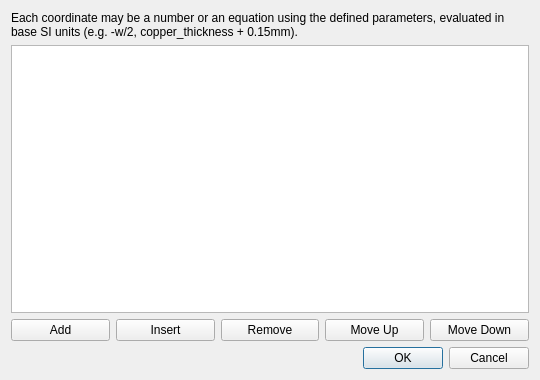
<?xml version="1.0" encoding="UTF-8"?>
<ui version="4.0">
 <class>PointsEditDialog</class>
 <widget class="QDialog" name="PointsEditDialog">
  <property name="windowModality">
   <enum>Qt::ApplicationModal</enum>
  </property>
  <property name="geometry">
   <rect>
    <x>0</x>
    <y>0</y>
    <width>540</width>
    <height>380</height>
   </rect>
  </property>
  <property name="windowTitle">
   <string>Edit Points</string>
  </property>
  <layout class="QVBoxLayout" name="verticalLayout">
   <item>
    <widget class="QLabel" name="hint">
     <property name="text">
      <string>Each coordinate may be a number or an equation using the defined parameters, evaluated in base SI units (e.g. -w/2, copper_thickness + 0.15mm).</string>
     </property>
     <property name="wordWrap">
      <bool>true</bool>
     </property>
    </widget>
   </item>
   <item>
    <widget class="QTableWidget" name="table">
     <property name="selectionBehavior">
      <enum>QAbstractItemView::SelectRows</enum>
     </property>
    </widget>
   </item>
   <item>
    <layout class="QHBoxLayout" name="buttonLayout">
     <item>
      <widget class="QPushButton" name="add">
       <property name="text">
        <string>Add</string>
       </property>
      </widget>
     </item>
     <item>
      <widget class="QPushButton" name="insert">
       <property name="text">
        <string>Insert</string>
       </property>
      </widget>
     </item>
     <item>
      <widget class="QPushButton" name="remove">
       <property name="text">
        <string>Remove</string>
       </property>
      </widget>
     </item>
     <item>
      <widget class="QPushButton" name="moveUp">
       <property name="text">
        <string>Move Up</string>
       </property>
      </widget>
     </item>
     <item>
      <widget class="QPushButton" name="moveDown">
       <property name="text">
        <string>Move Down</string>
       </property>
      </widget>
     </item>
    </layout>
   </item>
   <item>
    <widget class="QDialogButtonBox" name="buttonBox">
     <property name="standardButtons">
      <set>QDialogButtonBox::Cancel|QDialogButtonBox::Ok</set>
     </property>
    </widget>
   </item>
  </layout>
 </widget>
 <resources/>
 <connections/>
</ui>
